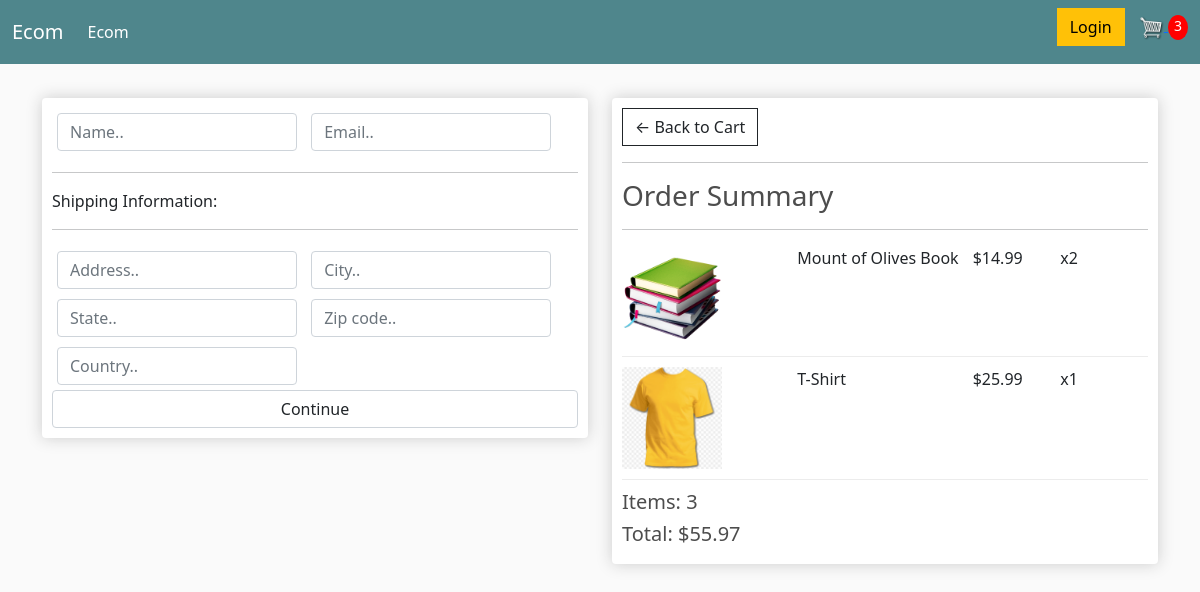
/checkout/ (signed in), run on an earlier commit of the app's database.
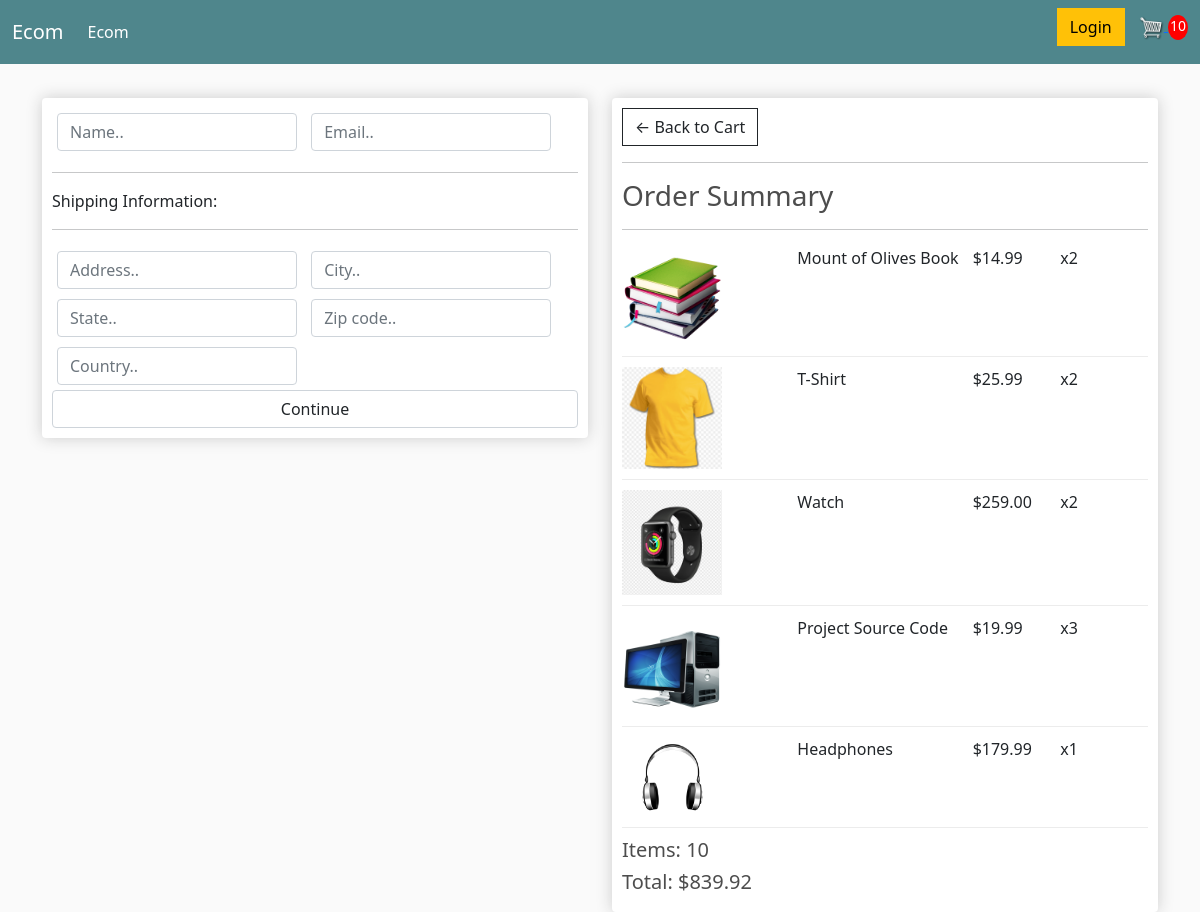
And on a later commit of the database.
### store/models.py (models this page shows, shortened)
class OrderItem(models.Model):
	product = models.ForeignKey(Product, on_delete=models.SET_NULL, null=True)
	order = models.ForeignKey(Order, on_delete=models.SET_NULL, null=True)
	quantity = models.IntegerField(default=0, null=True, blank=True)
	date_added = models.DateTimeField(auto_now_add=True)
	@property
	def get_total(self):
		total = self.product.price * self.quantity
		return total

class Product(models.Model):
	name = models.CharField(max_length=200)
	price = models.FloatField()
	digital = models.BooleanField(default=False, null=True, blank=True)
	image = models.ImageField(null=True, blank=True)
	@property
	def imageURL(self):
		try:
			url = self.image.url
		except:
			url = ''
		return url

class Order(models.Model):
	customer = models.ForeignKey(Customer, on_delete=models.SET_NULL, null=True, blank=True)
	data_ordered = models.DateTimeField(auto_now_add=True)
	complete = models.BooleanField(default=False)
	transaction_id = models.CharField(max_length=100, null=True)
	@property
	def get_cart_total(self):
		orderitems = self.orderitem_set.all()
		total = sum([item.get_total for item in orderitems])
		return total
	@property
	def get_cart_items(self):
		orderitems = self.orderitem_set.all()
		total = sum([item.quantity for item in orderitems])
		return total

### store/views.py (the view)
# urls.py: path('checkout/', views.checkout, name="checkout"),
def checkout(request):
	if request.user.is_authenticated:
		customer = request.user.customer
		order, created = Order.objects.get_or_create(customer=customer, complete=False)
		items = order.orderitem_set.all()
		cartItems = order.get_cart_items
	else:
		items = []
		order = {"get_cart_total":0,
				 "get_cart_items":0}
		cartItems = order['get_cart_items']
	context = {'items':items, 'order':order, 'cartItems':cartItems}
	return render(request, 'store/Checkout.html', context)

### store/templates/store/Checkout.html (shortened to what this page needs)
{% extends 'store/Main.html' %}
{% load static %}
{% block content %}
<div class="row">
	<div class="col-lg-6">
		<div class="box-element" id="form-wrapper">
			<form id="form">
				<div id="user-info">
					<div class="form-field">
						<input required class="form-control" type="text" name="name" placeholder="Name..">
					</div>
					<div class="form-field">
						<input required class="form-control" type="email" name="email" placeholder="Email..">
					</div>
				</div>
				<hr>
				<p>Shipping Information:</p>
				<hr>
				<div class="form-field">
					<input class="form-control" type="text" name="address" placeholder="Address..">
				</div>
				<div class="form-field">
					<input class="form-control" type="text" name="city" placeholder="City..">
				</div>
				<div class="form-field">
					<input class="form-control" type="text" name="state" placeholder="State..">
				</div>
				<div class="form-field">
					<input class="form-control" type="text" name="zipcode" placeholder="Zip code..">
				</div>
				<div class="form-field">
					<input class="form-control" type="text" name="country" placeholder="Country..">
				</div>
				<input class="form-control" class="btn btn-success btn-block" type="submit" value="Continue">
			</form>
		</div>
		<br>
	</div>
	<div class="col-lg-6">
		<div class="box-element">
			<a class="btn btn-outline-dark" href="{% url 'cart' %}">&#x2190; Back to Cart</a>
			<hr>
			<h3>Order Summary</h3>
			<hr>
			{% for item in items %}
			<div class="cart-row">
				<div style="flex:2"><img class="row-image" src="{{item.product.imageURL}}"></div>
				<div style="flex:2"><p>{{item.product.name}}</p></div>
				<div style="flex:1"><p>${{item.product.price|floatformat:2}}</p></div>
				<div style="flex:1"><p>x{{item.quantity}}</p></div>
			</div>
			{% endfor %}
			<h5>Items: {{order.get_cart_items}}</h5>
			<h5>Total: ${{order.get_cart_total|floatformat:2}}</h5>
		</div>
	</div>
</div>
{% endblock content %}

What changed in the data, as far as the page shows it:
changed OrderItem "T-Shirt": quantity "1" → "2"
added OrderItem: product.imageURL (picture), product.name "Watch", product.price "259.00", quantity "2"
added OrderItem: product.imageURL (picture), product.name "Project Source Code", product.price "19.99", quantity "3"
added OrderItem: product.imageURL (picture), product.name "Headphones", product.price "179.99", quantity "1"
changed through a linked row, Order: get_cart_items "3" → "10"; get_cart_total "55.97" → "839.92"
Also different on the page:
{{ cartItems }}: "3" → "10"
